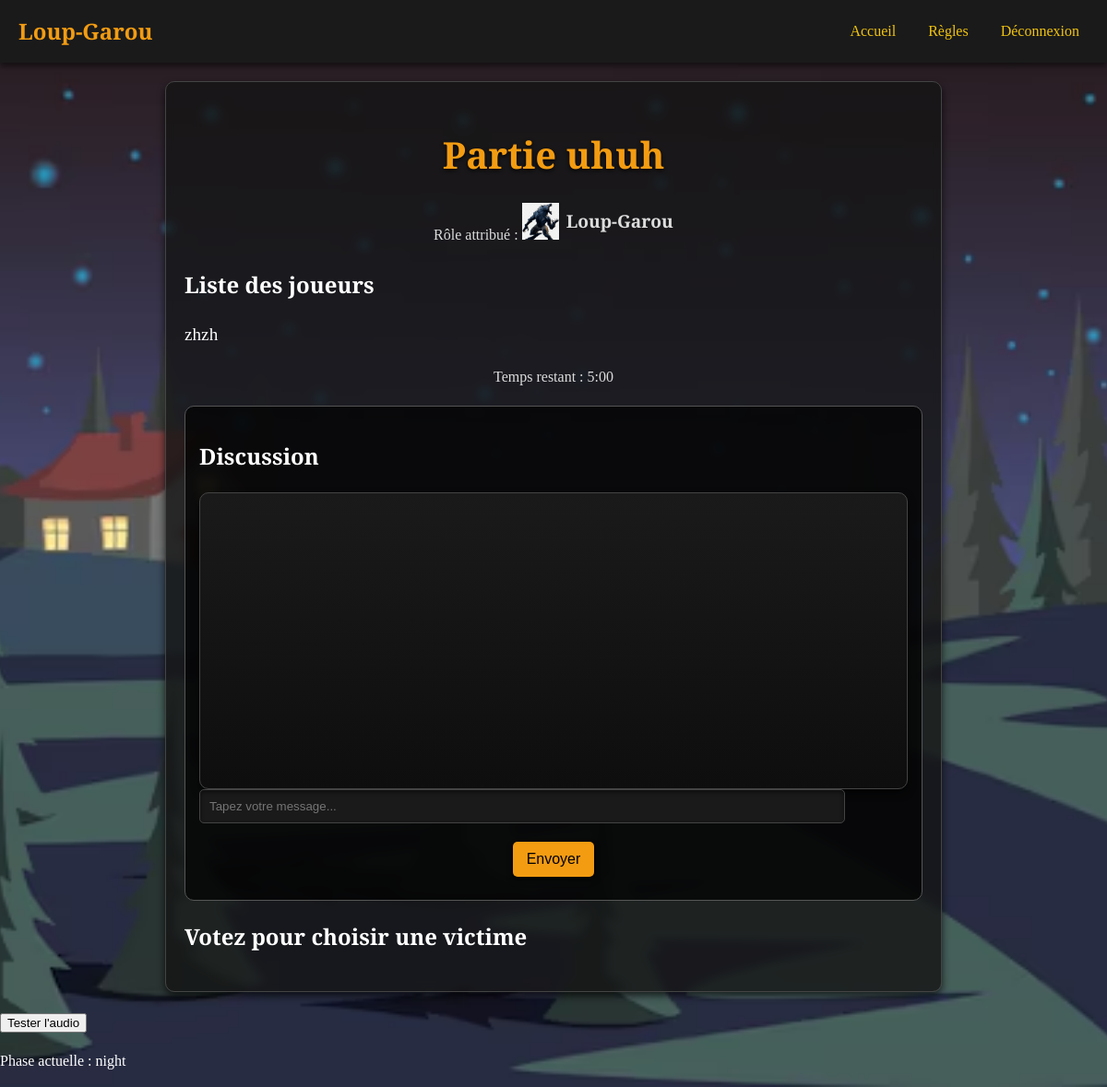
Screenshot of /game/9 (signed in) with the database file from the repository.
### database.py (models this page shows, shortened)
class Game(db.Model):
    id = db.Column(db.Integer, primary_key=True)
    name = db.Column(db.String(100), nullable=False)
    max_players = db.Column(db.Integer, nullable=False)
    created_by = db.Column(db.Integer, db.ForeignKey('user.id'), nullable=False)
    started = db.Column(db.Boolean, default=False)
    discussion_start_time = db.Column(db.DateTime, nullable=True)
    target_id = db.Column(
        db.Integer,
        db.ForeignKey('player.id', use_alter=True, name="fk_game_target_id"),
        nullable=True
    )
    current_phase = db.Column(db.String(50), default='night')
    phase_start_time = db.Column(db.DateTime, nullable=True)
    day_phase_duration = db.Column(db.Integer, default=300)
    night_phase_duration = db.Column(db.Integer, default=300)

class User(db.Model):
    id = db.Column(db.Integer, primary_key=True)
    username = db.Column(db.String(150), unique=True, nullable=False)
    email = db.Column(db.String(150), unique=True, nullable=False)
    password_hash = db.Column(db.String(200), nullable=False)

### app.py (the view)
@app.route('/game/<int:game_id>')
def game_page(game_id):
    game = Game.query.get(game_id)
    if not game:
        flash("Cette partie n'existe pas.", "danger")
        return redirect(url_for('home'))
    current_player = Player.query.filter_by(user_id=session['user_id'], game_id=game_id).first()
    if not current_player:
        flash("Vous n'êtes pas inscrit dans cette partie.", "danger")
        return redirect(url_for('join_game'))
    players = [
        {
            "id": player.id,
            "user_id": player.user_id,
            "username": player.user.username if player.user else "Utilisateur inconnu",
            "role": player.role,
            "eliminated": player.eliminated
        }
        for player in game.players
    ]
    roles = [
        {"player_id": player.user_id, "role": player.role}
        for player in game.players
    ]
    return render_template('game.html', game=game, players=players, roles=roles, player=current_player)

### templates/game.html (shortened to what this page needs)
<!DOCTYPE html>
<html lang="fr">
    <head>
        <link rel="stylesheet" href="{{ url_for('static', filename='css/style.css') }}">
    </head>
    <body id="game-body" class="{{ game.current_phase }}">
        <div class="navbar">
            <div class="logo">Loup-Garou</div>
            <div class="nav-links">
                <a href="/">Accueil</a>
                <a href="/rules" class="active">Règles</a>
                <a href="/logout">Déconnexion</a>
            </div>
        </div>
</head>
<body id="game-body" class="{{ game.current_phase }}">
    <div class="content">
        <h1>Partie {{ game.name }}</h1>
        <p>Rôle attribué :
            <span class="role-icon">
                {% if player.role == 'Loup-Garou' %}
                    <img src="{{ url_for('static', filename='images/werewolf.png') }}" alt="Loup-Garou" class="role-image">
                    Loup-Garou
                {% elif player.role == 'Voyante' %}
                    <img src="{{ url_for('static', filename='images/seer.png') }}" alt="Voyante" class="role-image">
                    Voyante
                {% elif player.role == 'Sorcière' %}
                    <img src="{{ url_for('static', filename='images/sorceress.png') }}" alt="Sorcière" class="role-image">
                    Sorcière
                {% elif player.role == 'Cupidon' %}
                    <img src="{{ url_for('static', filename='images/cupid.png') }}" alt="Cupidon" class="role-image">
                    Cupidon
                {% elif player.role == 'Fou' %}
                    <img src="{{ url_for('static', filename='images/fou.png') }}" alt="Fou" class="role-image">
                    Fou
                {% else %}
                    <img src="{{ url_for('static', filename='images/villager.png') }}" alt="Villageois" class="role-image">
                    Villageois
                {% endif %}
            </span>
        </p>
        <div id="players-list">
            <h2>Liste des joueurs</h2>
            <ul>
                {% for p in players %}
                <li class="player-item {% if p.eliminated %}eliminated{% endif %}">
                    {{ p.username }}
                </li>
                {% endfor %}
            </ul>
        </div>
        <p id="timer">Temps restant : 5:00</p>
        {% if not player.eliminated %}
        <div id="chat" class="chat-container">
            <h2>Discussion</h2>
            {% if game.current_phase == 'night' and player.role == "Loup-Garou" %}
                <div id="messages" class="messages-container">
                </div>
                <input type="text" id="message-box" placeholder="Tapez votre message..." class="message-input">
                <button id="send" class="auth-button">Envoyer</button>
            {% elif game.current_phase == 'night' %}
                <p>Le chat est désactivé pour les non-Loups-Garous pendant la nuit.</p>
            {% else %}
                <div id="messages" class="messages-container">
                </div>
                <input type="text" id="message-box" placeholder="Tapez votre message..." class="message-input">
                <button id="send" class="auth-button">Envoyer</button>
            {% endif %}
        </div>
        {% else %}
        <p>Vous êtes éliminé et ne pouvez plus participer à la discussion.</p>
        {% endif %}
        {% if player.role == 'Loup-Garou' and game.current_phase == 'night' %}
        <div id="werewolf-vote">
            <h2>Votez pour choisir une victime</h2>
        </div>
        {% endif %}
        </div>
        <button onclick="playAudioTest()">Tester l'audio</button>
    <p id="phase">Phase actuelle : {{ game.current_phase }}</p>
</body>
</html>

### static/css/style.css (style rules this page uses)
body { background-image: url("/static/images/village.jpeg"); background-size: cover; background-repeat: no-repeat; background-attachment: fixed; background-position: center; margin: 0; font-family: 'Cinzel', serif; line-height: 1.6; color: #e5e5e5; }
.navbar { display: flex; justify-content: space-between; align-items: center; background-color: #1a1a1a; color: #f1c40f; padding: 15px 20px; box-shadow: 0 4px 6px rgba(0, 0, 0, 0.5); }
.navbar .logo { font-size: 24px; font-weight: bold; color: #f39c12; }
.navbar .nav-links { display: flex; gap: 15px; }
.navbar .nav-links a { color: #f1c40f; text-decoration: none; padding: 5px 10px; border-radius: 5px; }
.content { margin: 20px auto; padding: 20px; width: 90%; max-width: 800px; background: rgba(20, 20, 20, 0.8); border: 1px solid #444; border-radius: 10px; box-shadow: 0 4px 8px rgba(0, 0, 0, 0.7); backdrop-filter: blur(5px); }
.content h1 { font-size: 2.5rem; margin-bottom: 20px; color: #f39c12; text-align: center; text-shadow: 0 2px 4px rgba(0, 0, 0, 0.8); }
.content p { font-size: 1rem; color: #ddd; line-height: 1.8; text-align: center; }
.content button { display: block; margin: 10px auto; padding: 10px 20px; font-size: 1rem; background: #f39c12; color: black; border: none; border-radius: 5px; cursor: pointer; box-shadow: 0 4px 6px rgba(0, 0, 0, 0.6); }
ul { list-style: none; padding: 0; }
li { margin-bottom: 10px; word-wrap: break-word; }
#chat { background: rgba(0, 0, 0, 0.7); padding: 15px; border-radius: 10px; border: 1px solid #555; }
#messages { height: 300px; overflow-y: auto; background: linear-gradient(180deg, #1a1a1a, #0e0e0e); color: #ddd; padding: 10px; border-radius: 10px; box-shadow: 0 4px 8px rgba(0, 0, 0, 0.6); border: 1px solid #444; }
#message-box { width: calc(100% - 90px); padding: 10px; margin-bottom: 10px; border: 1px solid #444; border-radius: 5px; background: #1a1a1a; color: #fff; box-shadow: inset 0 2px 4px rgba(0, 0, 0, 0.5); }
#send { padding: 10px 15px; background: #f39c12; color: black; border: none; border-radius: 5px; cursor: pointer; font-size: 1rem; box-shadow: 0 4px 6px rgba(0, 0, 0, 0.6); }
#werewolf-vote { display: block; }
body.night { background-image: url("/static/images/foret.jpeg"); background-size: cover; background-position: center; background-attachment: fixed; color: white; }

### templates/game.html (style rules this page uses)
.role-image { width: 40px; height: 40px; vertical-align: middle; margin-right: 8px; }
.role-icon { display: inline-flex; align-items: center; font-size: 1.2em; font-weight: bold; }
#players-list { margin-top: 20px; }
.player-item { font-size: 1.2rem; list-style: none; margin: 5px 0; }

### rows the page displays
Game: name "uhuh", current_phase "night"
User: username "zhzh"
